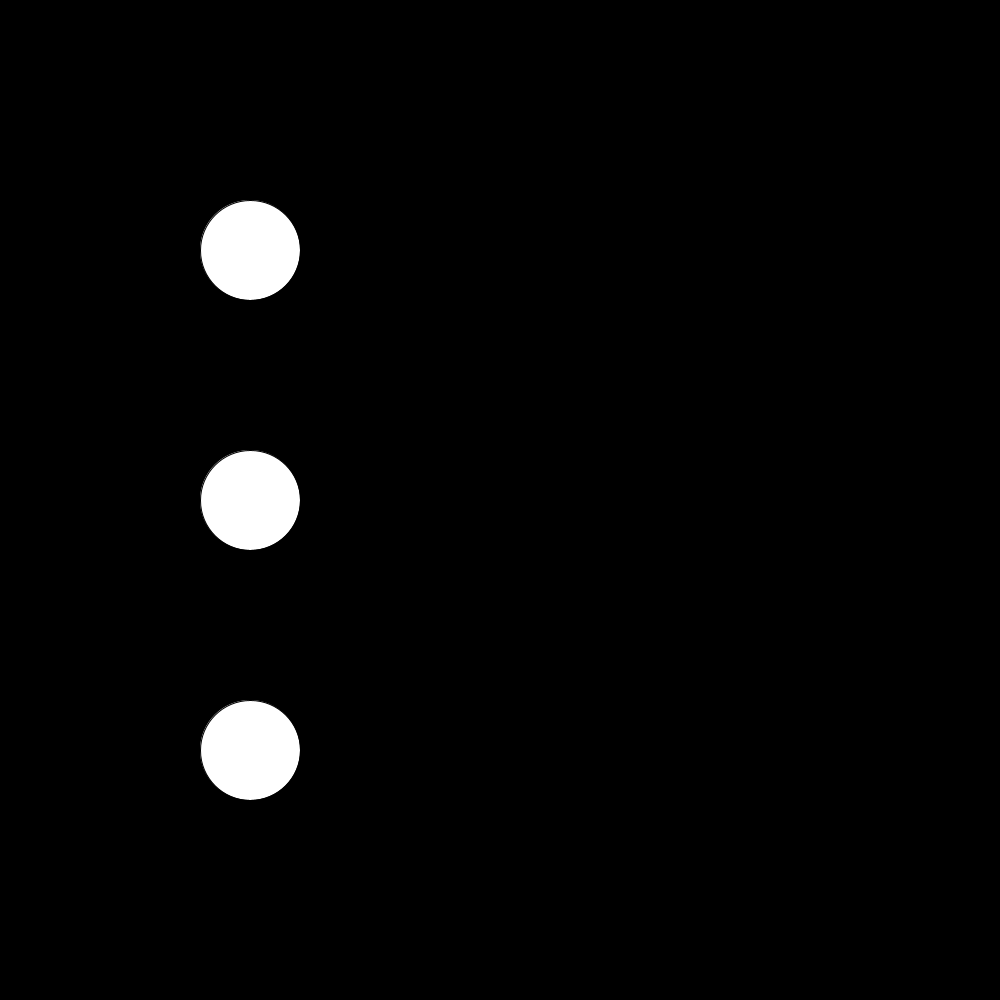
Frame 1 (no input)
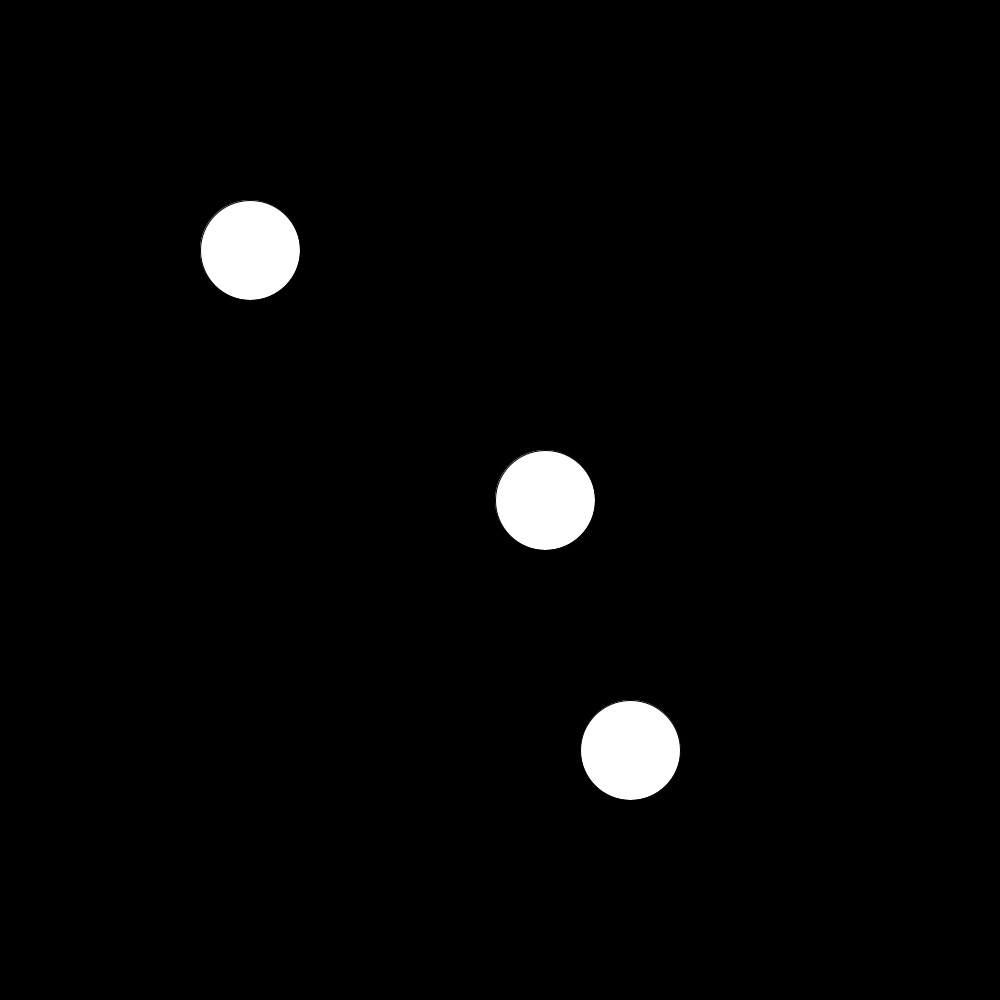
Frame 60 (the mouse pressed at the canvas centre just before this capture)
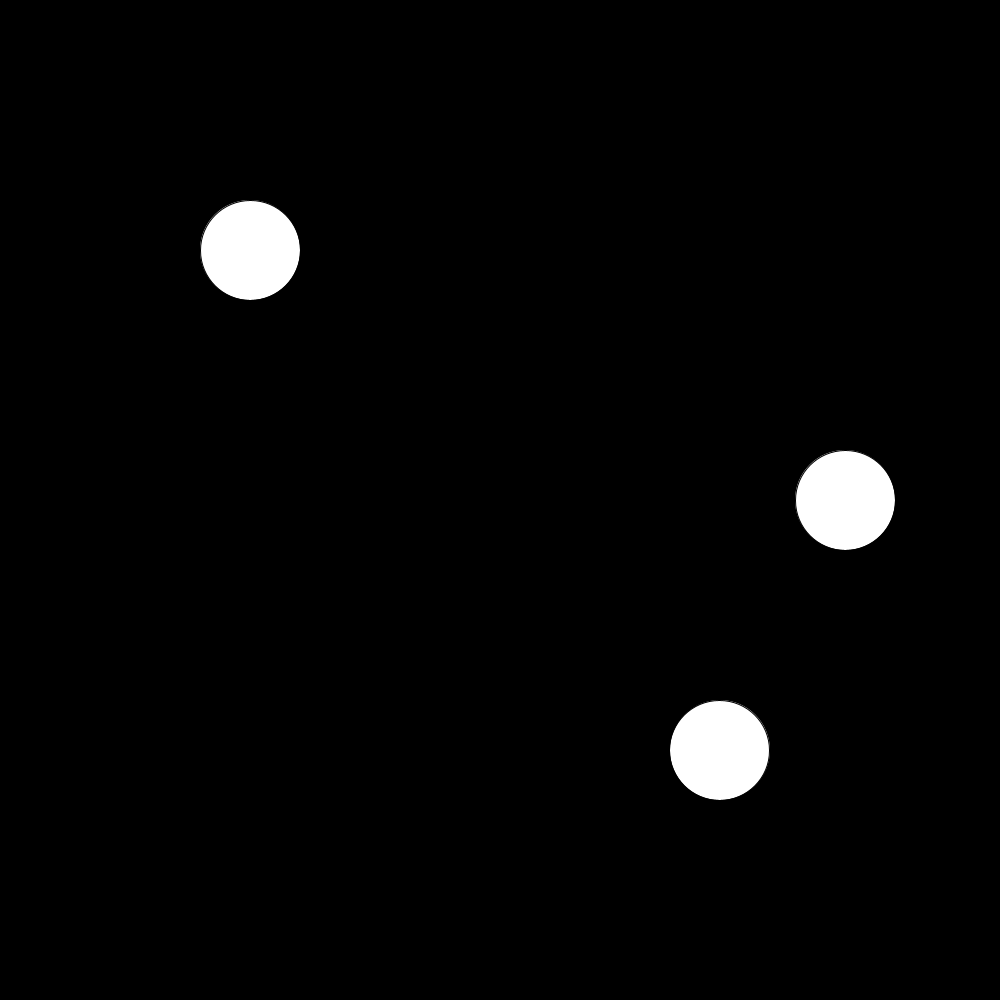
Frame 120 (the mouse held since frame 60 and released just before this capture)

The Processing sketch that drew these frames (run headless with seeded random() and noise(); from frame 60 on, the mouse is pressed at the canvas centre):

// Processing sketch: week12_physics
// ── week12_physics.pde

Ball a, b, c;

void setup(){
  size(1000, 1000);
  a = new Ball(250, 250);
  b = new Ball(250, 500);
  c = new Ball(250, 750);
}

void draw(){
  background(0);
  a.place();
  b.place();
  c.place();
  b.move();
  c.move();
  c.accel();
  b.bounce();
  c.bounce();
  
}

// ── Ball.pde
class Ball{

  PVector pos, vel, acc;
  
  Ball(float _x, float _y){
    pos = new PVector(_x, _y);
    vel = new PVector(5, 0); 
    acc = new PVector(.05, 0); 
  }
  
  void place(){
    ellipse(pos.x, pos.y, 100, 100); 
  }
  
  void move(){
    pos.add(vel);
  }
  
  void accel(){
    vel.add(acc);
  }
  
  void bounce(){
    if(pos.x >= width-50 || pos.x <= 50){
      vel.x = -vel.x;
      acc.x = -acc.x;
    }
  }
}
